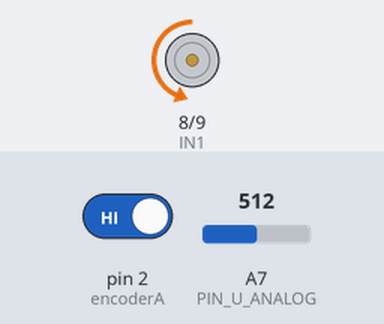
This sketch was run on a simulated Arduino Mega 2560, built with avr-gcc and run on an emulated ATmega2560. Parts: motor-driver pin pairs drawn as motors (green arrow = first pin HIGH = forward, orange = second pin HIGH = backward, longer = more drive, scaled by the enable pin). The test bench sets the inputs (shaded band); at power-on: A7 (PIN_U_ANALOG) = 512, pin 2 (encoderA) HIGH. What the sketch prints to the serial monitor is not drawn.

Above: at 1.2 s.
1.3 s: A7 (PIN_U_ANALOG) set to 716
At 1.9 s:
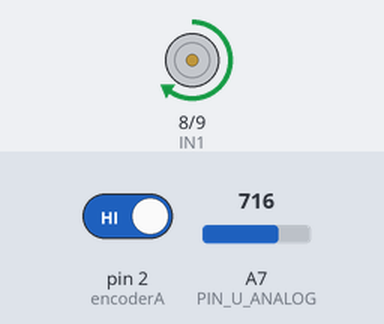
3.0 s: A7 (PIN_U_ANALOG) set to 511
At 5.7 s:
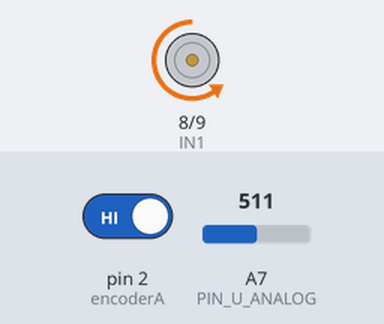
6.0 s: A7 (PIN_U_ANALOG) set to 1023
At 6.9 s:
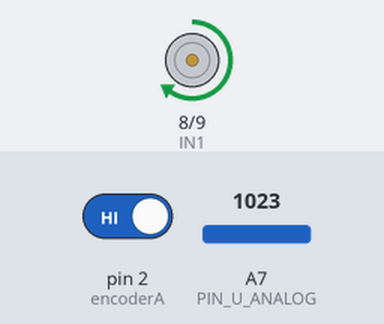
7.5 s: A7 (PIN_U_ANALOG) set to 716
At 7.69 s:
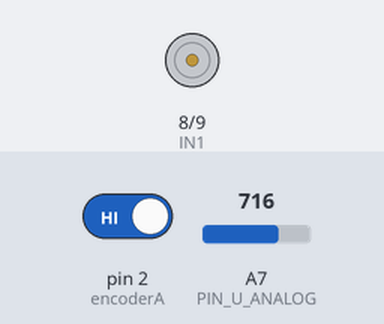
9.0 s: A7 (PIN_U_ANALOG) set to 306
At 9.6 s:
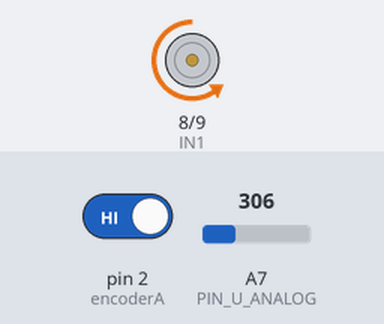
10.5 s: A7 (PIN_U_ANALOG) set to 900
At 11.2 s:
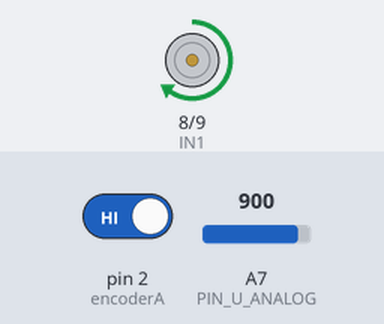
Timing chart, 0 to 13.0 s (numbered marks = the images above; inputs shaded):
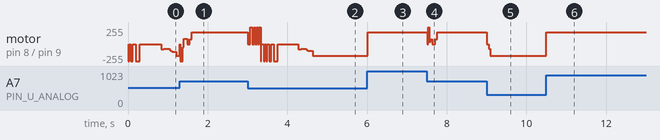

The sketch:

controlador_discretizado.ino
```cpp
// =============================================================================
// Controlador PI discretizado con interrupción de timer (Arduino Mega 2560)
//  - Timer1 (CTC) dispara la ISR cada T: lee e[k], calcula u[k], saca PWM (ZOH)
//  - loop(): solo DAC (velocidad acondicionada) + envío de telemetría por Serial
//  - El método y T se cambian aquí en el código (METODO_DISCRETO y T)
//  <
// Al iniciar envía una línea de cabecera:   T,<periodo real en s>,M,<método>
// Telemetría (CSV, una línea por muestra):  k,e[k],u[k],DAC_sin_acond,DAC_acond
// =============================================================================
#include "Wire.h"
#include "Adafruit_MCP4725.h"

Adafruit_MCP4725 dac;

// ---------------- Configuración del Controlador ----------------
// 1: Diferencia Atrás | 2: Diferencia Adelante - Escalon | 3: Regla Trapezoidal
// 4: Invarianza al Impulso
int METODO_DISCRETO = 3;

const float Kp = 1.5;
const float Ki = 10.0;
float T = 0.0014;                    // Periodo de muestreo deseado [s] (cámbialo aquí)

// Coeficientes de C(z) = (b0 + b1 z^-1 + b2 z^-2) / (a0 + a1 z^-1 + a2 z^-2)
float b0 = 0.0, b1 = 0.0, b2 = 0.0, a0 = 1.0, a1 = -1.0, a2 = 0.0;

// Variables de estado (solo se usan dentro de la ISR)
float e_k = 0.0, e_k_1 = 0.0, e_k_2 = 0.0;
float u_k = 0.0, u_k_1 = 0.0, u_k_2 = 0.0;

// ---------------- Pines ----------------
const int PIN_U_ANALOG = A7;        // Entrada del error acondicionado eac(t)
const int IN1 = 8;
const int IN2 = 9;
const int ENA = 10;
const int encoderA = 2;
const int encoderB = 3;

// ---------------- Parámetros del Sistema ----------------
const float V_MAX = 10.0;
const int PPR = 750;

volatile unsigned long tiempoAnteriorA = 0;
volatile bool primerFlanco = true;
volatile float rad_seg = 0.0;
volatile unsigned long ultimoFlancoTiempo = 0;

// ---------------- Telemetría ----------------
const uint8_t IMPRIMIR_CADA = 1;    // imprime 1 de cada N muestras (subir si T es muy pequeño)
volatile uint32_t kMuestra = 0;     // índice de muestra k
volatile uint32_t telem_k = 0;
volatile float telem_e = 0.0;
volatile float telem_u = 0.0;
volatile bool nuevaMuestra = false;
volatile uint8_t contMuestras = 0;

void flancoA();

int calcularPWM_Experimental(float Voltaje) {
  float PWM = -374274.0 + Voltaje * (222019.0 + Voltaje * (-52480.0 + Voltaje * (6181.5 + Voltaje * (-362.93 + Voltaje * 8.5006))));
  return constrain((int)PWM, 0, 255);
}

float calcularVoltaje_Velocidad(float Velocidad) {
  float Voltaje = 0.8895 * Velocidad + 0.839;
  return constrain(Voltaje, -V_MAX, V_MAX);
}

void calcularCoeficientes() {
  a0 = 1.0; a1 = -1.0; a2 = 0.0; b2 = 0.0;
  switch (METODO_DISCRETO) {
    case 1: // Diferencia Atrás
      b0 = Kp + Ki * T;       b1 = -Kp;
      break;
    case 2: // Diferencia Adelante - escalon
      b0 = Kp;                b1 = Ki * T - Kp;
      break;
    case 3: // Trapezoidal (Tustin)
      b0 = Kp + Ki * T / 2.0; b1 = Ki * T / 2.0 - Kp;
      break;
    case 4: // Invarianza al Impulso
          b0 = Kp + Ki * T;
          b1 = -Kp;
          break;
  }
}

// Configura Timer1 para el periodo deseado (elige el prescaler más fino posible)
void configurarTimer1(float T_deseado) {
  const uint16_t presc[] = {8, 64, 256, 1024};
  const uint8_t  bits[]  = {(1 << CS11),
                            (1 << CS11) | (1 << CS10),
                            (1 << CS12),
                            (1 << CS12) | (1 << CS10)};

  uint8_t i;
  float ticks = 0;
  for (i = 0; i < 4; i++) {
    ticks = T_deseado * 16000000.0 / presc[i];
    if (ticks <= 65536.0) break;
  }
  if (i == 4) { i = 3; ticks = 65536.0; }          // T demasiado grande: límite ~4.19 s

  uint16_t ocr = (uint16_t)(ticks + 0.5) - 1;

  noInterrupts();
  TIMSK1 &= ~(1 << OCIE1A);                        // detiene la ISR mientras se reconfigura
  T = (ocr + 1.0) * presc[i] / 16000000.0;         // periodo REAL que quedó
  TCCR1A = 0;
  TCCR1B = (1 << WGM12) | bits[i];                 // CTC + prescaler elegido
  OCR1A  = ocr;
  TCNT1  = 0;

  calcularCoeficientes();                          // usa el T real
  e_k_1 = e_k_2 = 0.0;                             // condiciones iniciales en cero
  u_k_1 = u_k_2 = 0.0;
  kMuestra = 0;
  contMuestras = 0;
  nuevaMuestra = false;

  TIFR1 |= (1 << OCF1A);                           // limpia bandera pendiente
  TIMSK1 |= (1 << OCIE1A);
  interrupts();

  Serial.print("T,");
  Serial.print(T, 6);                              // periodo REAL
  Serial.print(",M,");
  Serial.println(METODO_DISCRETO);                 // método en uso
}

void setup() {
  Serial.begin(115200);
  Wire.begin();
  Wire.setClock(400000);
  if (!dac.begin(0x60)) Serial.println("Error: No se detecto el MCP4725.");

  pinMode(IN1, OUTPUT); pinMode(IN2, OUTPUT); pinMode(ENA, OUTPUT);
  pinMode(PIN_U_ANALOG, INPUT);
  pinMode(encoderA, INPUT_PULLUP); pinMode(encoderB, INPUT_PULLUP);

  attachInterrupt(digitalPinToInterrupt(encoderA), flancoA, RISING);
  configurarTimer1(T);   // calcula coeficientes y deja u[k-1]=u[k-2]=e[k-1]=e[k-2]=0
}

// =========================================================================
// LOOP: solo salida del DAC (velocidad) + telemetría
// =========================================================================
void loop() {
  noInterrupts();
  float velocidad_actual = rad_seg;
  interrupts();

  float V_sin_acond = calcularVoltaje_Velocidad(velocidad_actual);            // -10 a 10 V
  float V_acond = constrain(V_sin_acond * 0.25 + 2.5, 0.0, 5.0);              // 0 a 5 V (sale al DAC)

  uint16_t dac_value = (uint16_t)((V_acond / 5.0) * 4095.0);
  dac.setVoltage(dac_value, false);

  // Telemetría: una línea por cada muestra del controlador
 /*if (nuevaMuestra) {
    noInterrupts();
    uint32_t k = telem_k;
    float e = telem_e;
    float u = telem_u;
    nuevaMuestra = false;
    interrupts();

    Serial.print(k);               Serial.print(',');
    Serial.print(e, 3);            Serial.print(',');
    Serial.print(u, 3);            Serial.print(',');
    Serial.print(V_sin_acond, 3);  Serial.print(',');
    Serial.println(V_acond, 3);
  }*/
}

// =========================================================================
// ISR DEL TIMER: se ejecuta cada T
// =========================================================================
ISR(TIMER1_COMPA_vect) {
  sei(); // permite anidar la ISR del encoder (la bandera del timer ya se limpió)

  // 1. Leer e[k]:  eac(t) = e(t)*0.2 + 2.5
  int adc_raw = analogRead(PIN_U_ANALOG);
  float voltaje_pin = adc_raw * (5.0 / 1023.0)-0.15;
  e_k = (voltaje_pin - 2.5) * 5.0;

  // 2. Calcular u[k] con la ecuación en diferencias general
  u_k = (b0 / a0) * e_k + (b1 / a0) * e_k_1 + (b2 / a0) * e_k_2
        - (a1 / a0) * u_k_1 - (a2 / a0) * u_k_2;

  // 3. Saturación física (-10 a 10 V) y anti-windup
  u_k = constrain(u_k, -10.0, 10.0);

  // 4. Sacar u[k]: se mantiene constante hasta la siguiente ISR (retenedor)
  int pwm_calculado = calcularPWM_Experimental(abs(u_k));

  if (pwm_calculado == 0) {
    digitalWrite(IN1, LOW);  digitalWrite(IN2, LOW);
  } else if (u_k > 0) {
    digitalWrite(IN1, HIGH); digitalWrite(IN2, LOW);
  } else {
    digitalWrite(IN1, LOW);  digitalWrite(IN2, HIGH);
  }
  analogWrite(ENA, pwm_calculado);

  // 5. Telemetría: solo copia valores, la impresión se hace en loop()
  if (++contMuestras >= IMPRIMIR_CADA) {
    contMuestras = 0;
    telem_k = kMuestra;
    telem_e = e_k;
    telem_u = u_k;
    nuevaMuestra = true;
  }
  kMuestra++;

  // 6. Actualizar variables
  u_k_2 = u_k_1;
  u_k_1 = u_k;
  e_k_2 = e_k_1;
  e_k_1 = e_k;

  // 7. Timeout si el motor se detiene
  noInterrupts();
  unsigned long ultimoFlanco = ultimoFlancoTiempo;
  interrupts();

  if (micros() - ultimoFlanco > 300000UL) {
    noInterrupts();
    rad_seg = 0.0;
    primerFlanco = true;
    interrupts();
  }
}

// =========================================================================
// ISR DEL ENCODER: velocidad en cada flanco
// =========================================================================
void flancoA() {
  unsigned long tiempoActual = micros();
  ultimoFlancoTiempo = tiempoActual;

  if (primerFlanco) {
    tiempoAnteriorA = tiempoActual;
    primerFlanco = false;
    return;
  }

  unsigned long dt = tiempoActual - tiempoAnteriorA;
  tiempoAnteriorA = tiempoActual;
  if (dt == 0) return;

  int sentido = (digitalRead(encoderB) == HIGH) ? 1 : -1;
  rad_seg = sentido * ((2.0f * PI * 1e6f) / ((float)PPR * (float)dt));
}
```

Measured:
- after the input at 1.3 s, motor on pin 8 (IN1) / pin 9 (IN2): backward 175/255 → stopped at once, → forward 175/255 0.24 s later
- after the input at 6.0 s, motor on pin 8 (IN1) / pin 9 (IN2): backward 175/255 → forward 175/255 at once
- after the input at 7.5 s, motor on pin 8 (IN1) / pin 9 (IN2): forward 175/255 → stopped at once, → forward 175/255 0.20 s later
- after the input at 9.0 s, motor on pin 8 (IN1) / pin 9 (IN2): forward 175/255 → backward 175/255 at once
- after the input at 10.5 s, motor on pin 8 (IN1) / pin 9 (IN2): backward 175/255 → forward 175/255 at once
